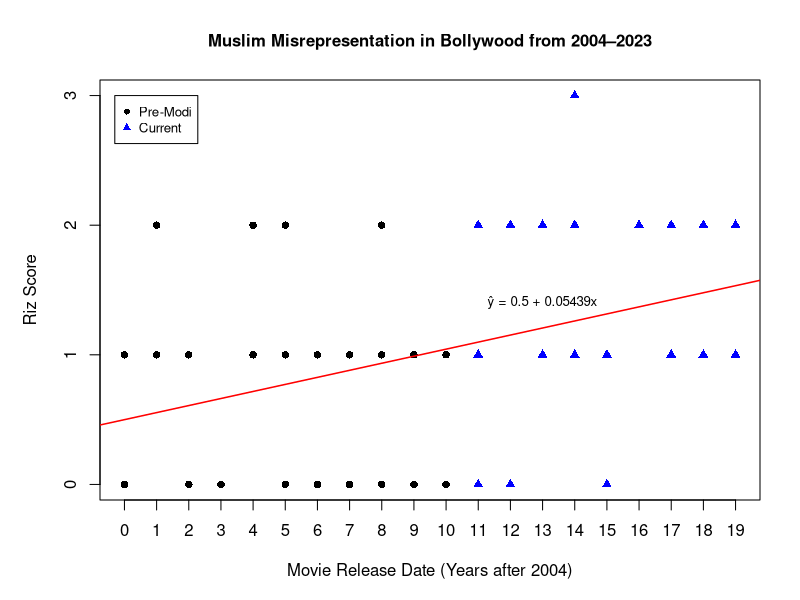

R code for this plot:
# Data
year <- c(
  2004,2004,2004, 2005,2005,2005, 2006,2006,2006, 2007,2007,2007,
  2008,2008,2008, 2009,2009,2009, 2010,2010,2010, 2011,2011,2011,
  2012,2012,2012, 2013,2013,2013, 2014,2014,2014, 2015,2015,2015,
  2016,2016,2016, 2017,2017,2017, 2018,2018,2018, 2019,2019,2019,
  2020,2020,2020, 2021,2021,2021, 2022,2022,2022, 2023,2023,2023
)

riz_score <- c(
  1,0,0, 2,1,1, 1,0,1, 0,0,0,
  1,2,1, 1,2,0, 1,0,0, 1,0,1,
  2,0,1, 0,1,1, 0,1,1, 1,2,0,
  0,2,0, 2,1,2, 2,3,1, 1,1,0,
  2,2,2, 1,1,2, 1,2,1, 1,2,2
)

# Normalize year
years_after_2004 <- year - 2004
df <- data.frame(Year = years_after_2004, Riz = riz_score)

# Add a flag for post-2014
df$Post2014 <- year >= 2015

# Fit linear model
model <- lm(Riz ~ Year, data = df)
slope <- round(coef(model)[2], 5)
intercept <- round(coef(model)[1], 5)
equation <- paste0("ŷ = ", intercept, " + ", slope, "x")

# Plot setup
par(mar = c(5, 5, 4, 2))
plot(df$Year, df$Riz,
     type = "n",
     main = "Muslim Misrepresentation in Bollywood from 2004–2023",
     xlab = "Movie Release Date (Years after 2004)",
     ylab = "Riz Score",
     xaxt = "n",  
     yaxt = "n",
     cex.main = 1,
     cex.lab = 1)

axis(side = 1, at = 0:19, labels = 0:19)
axis(side = 2, at = 0:3, labels = 0:3)



# Plot pre-2015 movies in black
points(df$Year[!df$Post2014], df$Riz[!df$Post2014],
       pch = 16, col = "black")

# Plot post-2014 movies in blue
points(df$Year[df$Post2014], df$Riz[df$Post2014],
       pch = 17, col = "blue")  # triangle shape for distinction

# Add red regression line
abline(model, col = "red", lwd = 1.5)

# Add regression equation
text(x = 13, y = 1.3, labels = equation, cex = 0.8, pos=3)

# Add legend
legend(
       x = -0.3,
       y = 3,
       cex = 0.8,
       legend = c("Pre-Modi", "Current"), 
       pch = c(16, 17), 
       col = c("black", "blue"))
